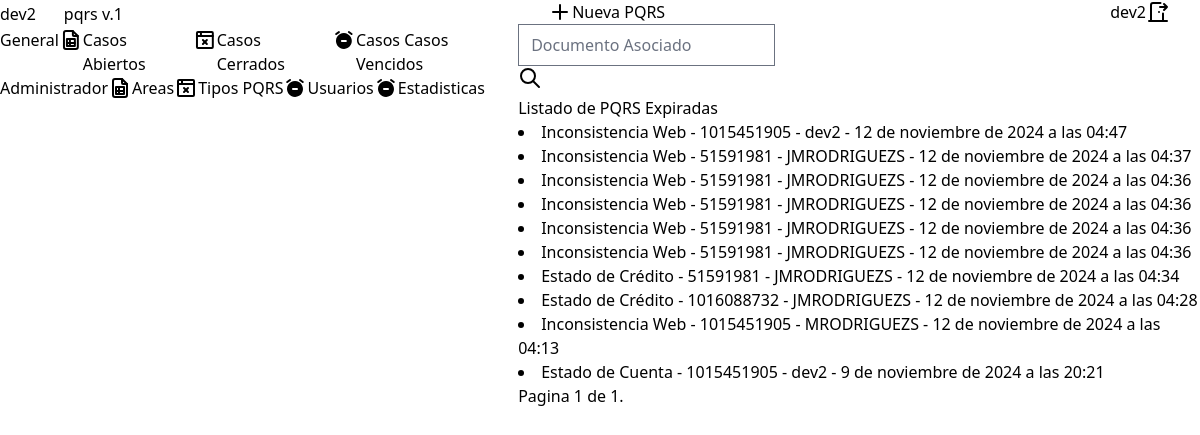
Page /pqrs-expiradas/ (signed in) on the committed database.
### account/models.py (models this page shows, shortened)
class CustumUser(AbstractUser):
    area = models.ForeignKey(Areas, on_delete=models.SET_NULL, null=True, blank=True)

### users/models.py (models this page shows, shortened)
class PQRS(models.Model):
    typePQRS = models.ForeignKey(TypesPQRS, on_delete=models.CASCADE)
    asociado = models.IntegerField(null=True, blank=True)
    description = models.CharField(max_length=1000)
    file = models.FileField(upload_to='files/', null=True, blank=True)
    image = models.ImageField(upload_to='images/', null=True, blank=True)
    created = models.DateTimeField(auto_now_add=True)
    timeResponse = models.DateTimeField(null=True, blank=True)
    userCreated = models.CharField(max_length=100)
    status = models.CharField(max_length=100, default="Open")
    close_by = models.CharField(max_length=100, null=True, blank=True)
    closed = models.DateTimeField(null=True, blank=True)
    objects = PQRSManager()
    def check_time_response(self):
        if self.timeResponse and self.timeResponse < timezone.now() and self.status == "Open":
            self.status = "Expired"
            self.save()
    class Meta:
        ordering = ['-created']

### adminUser/models.py (models this page shows, shortened)
class TypesPQRS(models.Model):
    name = models.CharField(max_length=100)
    timeExecute = models.IntegerField()
    area_redirect = models.ForeignKey(Areas, on_delete=models.SET_NULL, null=True, blank=True)
    def __str__(self):
        return self.name

### users/views.py (the view)
# urls.py: path('pqrs-expiradas/', expiredPQRS, name="expiredpqrs"),
@login_required
def expiredPQRS(request):
    formSearch = SearchForm()
    userType = request.user
    if userType.is_staff:
        expirePQRS = PQRS.objects.filter(status="Expired")
    else:
        expirePQRS = PQRS.objects.filter(
            Q(userCreated=userType) | Q(typePQRS__area_redirect=userType.area), status="Open")
    if request.method == 'POST':
        formSearch = SearchForm(request.POST)
        if formSearch.is_valid():
            search = formSearch.cleaned_data.get('search')
            expirePQRS = expirePQRS.filter(asociado=search)
            formSearch = SearchForm()
    paginator = Paginator(expirePQRS, 10)
    page_number = request.GET.get('page', 1)
    try:
        pqrs_expired = paginator.page(page_number)
    except EmptyPage:
        return HttpResponseRedirect(f"{request.path}?page=1")
    return render(request, 'expired_pqrs.html', {'pqrs': pqrs_expired, 'formSearch': formSearch})

### users/forms.py
class SearchForm(forms.Form):
    search = forms.IntegerField(label="", widget=forms.NumberInput(attrs={
        'class': 'bg-transparent border-0 focus:outline-none focus:ring-0 focus:border-gray-300 rounded-full',
        'placeholder': 'Documento Asociado'
    }))

### users/models.py (called while the page is built)
    def get_queryset(self):
        queryset = super().get_queryset()
        for pqrs in queryset:
            pqrs.check_time_response()
        return queryset

### users/templates/expired_pqrs.html (shortened to what this page needs)
{% extends "baseUsers.html" %} {% block datas %}
<form
  method="POST"
  class="inline-flex flex-row gap-5 justify-around border-[2px] border-gray-300 px-5 rounded-full shadow-2xl"
>
  {% csrf_token %} {{ formSearch.as_p }}
  <button type="submit" class="hover:scale-110 transition-all duration-200">
  </button>
</form>
<h2>Listado de PQRS Expiradas</h2>
{% for pqr in pqrs %}
<li>
  <a href="{% url 'findpqrs' pqr.id %}"
    >{{pqr.typePQRS}} - {{pqr.asociado}} - {{pqr.userCreated}} -
    {{pqr.timeResponse}}</a
  >
</li>
{% endfor %} {% include "pagination.html" with page=pqrs %} {% endblock datas %}

### users/templates/baseUsers.html (shortened to what this page needs)
{% extends "base.html" %}
{% block content %}
    {% load django_browser_reload %}
    <body class="flex w-full h-screen">
        <aside class="w-1/5 bg-gray-950 text-white p-4">
            <div class="flex flex-row justify-between items-center p-3">
                <div class="flex flex-row justify-center items-center">
                    <p class="text-xl text-white">{{ request.user.username }}</p>
                </div>
                <p class="text-sm text-gray-400">pqrs v.1</p>
            </div>
            <div class="flex flex-col px-5 py-7">
                <p class="text-base text-gray-400">General</p>
                <div class="text-base flex flex-col gap-4 mt-5">
                    <a
                      href="{% url 'home' %}"
                      class="flex flex-row justify-start gap-2 px-5 py-1 rounded-2xl
                      border-[1px] border-gray-500 hover:bg-gray-900">
                        <p>Casos Abiertos</p>
                    </a>
                    <a
                      href="{% url 'closedpqrs' %}"
                      class="flex flex-row justify-start gap-2 px-5 py-1 rounded-2xl
                      border-[1px] border-gray-500 hover:bg-gray-900">
                        <p>Casos Cerrados</p>
                    </a>
                    <a
                      href="{% url 'expiredpqrs' %}"
                      class="flex flex-row justify-start gap-2 px-5 py-1 rounded-2xl
                      border-[1px] border-gray-500 hover:bg-gray-900">
                        <p>Casos Casos Vencidos</p>
                    </a>
                </div>
            </div>
            {% if request.user.is_staff %}
            <div class="flex flex-col px-5 py-7">
                <p class="text-base text-gray-400">Administrador</p>
                <div class="text-base flex flex-col gap-4 mt-5">
                    <a
                      href="{% url 'areas' %}"
                      class="flex flex-row justify-start gap-2 px-5 py-1 rounded-2xl
                      border-[1px] border-gray-500 hover:bg-gray-900">
                        <p>Areas</p>
                    </a>
                    <a
                      href="{% url 'typesPQRS' %}"
                      class="flex flex-row justify-start gap-2 px-5 py-1 rounded-2xl
                      border-[1px] border-gray-500 hover:bg-gray-900">
                        <p>Tipos PQRS</p>
                    </a>
                    <a
                      href="{% url 'users' %}"
                      class="flex flex-row justify-start gap-2 px-5 py-1 rounded-2xl
                      border-[1px] border-gray-500 hover:bg-gray-900">
                        <p>Usuarios</p>
                    </a>
                    <a
                      href="{% url 'statistics' %}"
                      class="flex flex-row justify-start gap-2 px-5 py-1 rounded-2xl
                      border-[1px] border-gray-500 hover:bg-gray-900">
                        <p>Estadisticas</p>
                    </a>
                </div>
            </div>
            {% endif %}
        </aside>
        <main class="w-4/5 bg-gray-200">
            {% include "header.html" %}
            <div class="px-10 py-5">
              {% block datas %}
              {% endblock datas %}
            </div>
        </main>
    </body>
{% endblock content %}

### users/templates/header.html (shortened to what this page needs)
{% load static %} {% block styles %}
<link rel="stylesheet" type="text/css" href="{% static 'css/header.css' %}" />
{% endblock styles %}
<header class="flex flex-row justify-between items-center px-10 py-4 border-b-2 border-gray-950">
  <a
    href="{% url 'createdpqrs' %}"
    class="flex justify-center items-center bg-blue-300 rounded-md
    px-3 py-1 text-xl shadow-2xl gap-3 text-blue-800 border-[1px] border-gray-400/40
    hover:scale-105 transition-all duration-200"
  >
    {% include "icons/new.html" %} Nueva PQRS
  </a>
  <div class="flex flex-row justify-between items-center gap-4">
    <p class="font-semibold text-xl">{{ request.user.username }}</p>
    <a href="{% url 'logout' %}" class="exit">
    </a>
  </div>
</header>

### users/static/css/header.css (style rules this page uses)
header { display: flex; flex-direction: row; justify-content: space-between; align-items: center; padding: 0px 30px; }
.exit { background-color: transparent; border: 0px; cursor: pointer; }

### rows in the picture
CustumUser: user.username "dev2"
PQRS: typePQRS "Inconsistencia Web", asociado "1015451905", userCreated "dev2", timeResponse "12 de noviembre de 2024 a las 04:47"
PQRS: typePQRS "Inconsistencia Web", asociado "51591981", userCreated "JMRODRIGUEZS", timeResponse "12 de noviembre de 2024 a las 04:37"
PQRS: typePQRS "Inconsistencia Web", asociado "51591981", userCreated "JMRODRIGUEZS", timeResponse "12 de noviembre de 2024 a las 04:36"
PQRS: typePQRS "Inconsistencia Web", asociado "51591981", userCreated "JMRODRIGUEZS", timeResponse "12 de noviembre de 2024 a las 04:36"
PQRS: typePQRS "Inconsistencia Web", asociado "51591981", userCreated "JMRODRIGUEZS", timeResponse "12 de noviembre de 2024 a las 04:36"
PQRS: typePQRS "Inconsistencia Web", asociado "51591981", userCreated "JMRODRIGUEZS", timeResponse "12 de noviembre de 2024 a las 04:36"
PQRS: typePQRS "Estado de Crédito", asociado "51591981", userCreated "JMRODRIGUEZS", timeResponse "12 de noviembre de 2024 a las 04:34"
PQRS: typePQRS "Estado de Crédito", asociado "1016088732", userCreated "JMRODRIGUEZS", timeResponse "12 de noviembre de 2024 a las 04:28"
PQRS: typePQRS "Inconsistencia Web", asociado "1015451905", userCreated "MRODRIGUEZS", timeResponse "12 de noviembre de 2024 a las 04:13"
PQRS: typePQRS "Estado de Cuenta", asociado "1015451905", userCreated "dev2", timeResponse "9 de noviembre de 2024 a las 20:21"

### other values in the picture
{{ page.number }} "1"
{{ page.paginator.num_pages }} "1"
